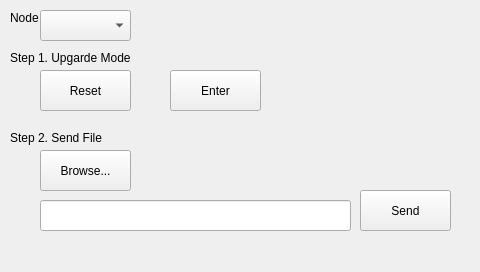
<?xml version="1.0" encoding="UTF-8"?>
<ui version="4.0">
 <class>UpgradeWin</class>
 <widget class="QWidget" name="UpgradeWin">
  <property name="geometry">
   <rect>
    <x>0</x>
    <y>0</y>
    <width>480</width>
    <height>272</height>
   </rect>
  </property>
  <property name="windowTitle">
   <string>Upgrade</string>
  </property>
  <widget class="QLabel" name="label">
   <property name="geometry">
    <rect>
     <x>10</x>
     <y>10</y>
     <width>31</width>
     <height>16</height>
    </rect>
   </property>
   <property name="text">
    <string>Node</string>
   </property>
  </widget>
  <widget class="QComboBox" name="nodeComboBox">
   <property name="geometry">
    <rect>
     <x>40</x>
     <y>10</y>
     <width>91</width>
     <height>31</height>
    </rect>
   </property>
  </widget>
  <widget class="QPushButton" name="resetButton">
   <property name="geometry">
    <rect>
     <x>40</x>
     <y>70</y>
     <width>91</width>
     <height>41</height>
    </rect>
   </property>
   <property name="text">
    <string>Reset</string>
   </property>
  </widget>
  <widget class="QPushButton" name="enterButton">
   <property name="geometry">
    <rect>
     <x>170</x>
     <y>70</y>
     <width>91</width>
     <height>41</height>
    </rect>
   </property>
   <property name="text">
    <string>Enter</string>
   </property>
  </widget>
  <widget class="QPushButton" name="browseButton">
   <property name="geometry">
    <rect>
     <x>40</x>
     <y>150</y>
     <width>91</width>
     <height>41</height>
    </rect>
   </property>
   <property name="text">
    <string>Browse...</string>
   </property>
  </widget>
  <widget class="QLineEdit" name="fileEdit">
   <property name="geometry">
    <rect>
     <x>40</x>
     <y>200</y>
     <width>311</width>
     <height>31</height>
    </rect>
   </property>
  </widget>
  <widget class="QPushButton" name="sendButton">
   <property name="geometry">
    <rect>
     <x>360</x>
     <y>190</y>
     <width>91</width>
     <height>41</height>
    </rect>
   </property>
   <property name="text">
    <string>Send</string>
   </property>
  </widget>
  <widget class="QLabel" name="label_2">
   <property name="geometry">
    <rect>
     <x>10</x>
     <y>50</y>
     <width>151</width>
     <height>16</height>
    </rect>
   </property>
   <property name="text">
    <string>Step 1. Upgarde Mode</string>
   </property>
  </widget>
  <widget class="QLabel" name="label_3">
   <property name="geometry">
    <rect>
     <x>10</x>
     <y>130</y>
     <width>151</width>
     <height>16</height>
    </rect>
   </property>
   <property name="text">
    <string>Step 2. Send File</string>
   </property>
  </widget>
  <zorder>resetButton</zorder>
  <zorder>label</zorder>
  <zorder>nodeComboBox</zorder>
  <zorder>enterButton</zorder>
  <zorder>browseButton</zorder>
  <zorder>fileEdit</zorder>
  <zorder>sendButton</zorder>
  <zorder>label_2</zorder>
  <zorder>label_3</zorder>
 </widget>
 <resources/>
 <connections/>
</ui>
